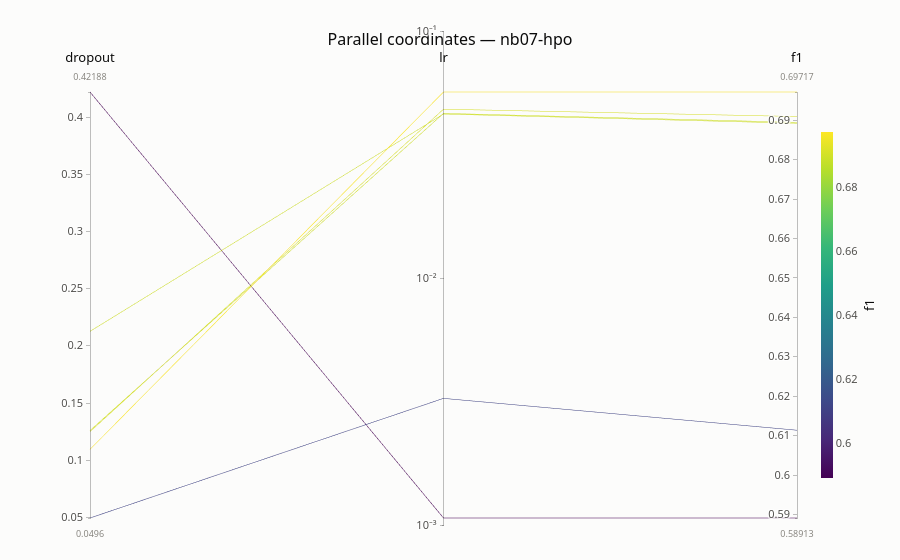

Source (notebook cell):
### Code cell
study.plot_parallel_coordinate()

### Figure 1 — Plotly figure (JSON) as saved in the notebook; plotly's stock layout.template omitted (floating-point values rounded to 4 significant figures)
{"data": [{"dimensions": [{"label": "dropout", "values": [0.4219, 0.0496, 0.125, 0.2127, 0.126, 0.1096]}, {"label": "lr", "ticktext": ["10⁻³", "10⁻²", "10⁻¹"], "tickvals": [-3, -2, -1], "values": [-2.97, -2.486, -1.316, -1.335, -1.333, -1.246]}, {"label": "f1", "values": [0.5891, 0.6114, 0.691, 0.6892, 0.6895, 0.6972]}], "labelfont": {"color": "#0b0b0b", "size": 13}, "line": {"color": [0.5891, 0.6114, 0.691, 0.6892, 0.6895, 0.6972], "colorbar": {"len": 0.85, "outlinewidth": 0, "thickness": 12, "tickfont": {"color": "#52514e", "size": 11}, "title": {"side": "right", "text": "f1"}}, "colorscale": [[0.0, "#440154"], [0.1111, "#482878"], [0.2222, "#3e4989"], [0.3333, "#31688e"], [0.4444, "#26828e"], [0.5556, "#1f9e89"], [0.6667, "#35b779"], [0.7778, "#6ece58"], [0.8889, "#b5de2b"], [1.0, "#fde725"]], "reversescale": false, "showscale": true}, "rangefont": {"color": "#898781", "size": 9}, "tickfont": {"color": "#52514e", "size": 11}, "type": "parcoords", "unselected": {"line": {"color": "#e1e0d9", "opacity": 0.35}}}], "layout": {"margin": {"b": 40, "l": 90, "r": 90, "t": 90}, "title": {"text": "Parallel coordinates — nb07-hpo"}}}
